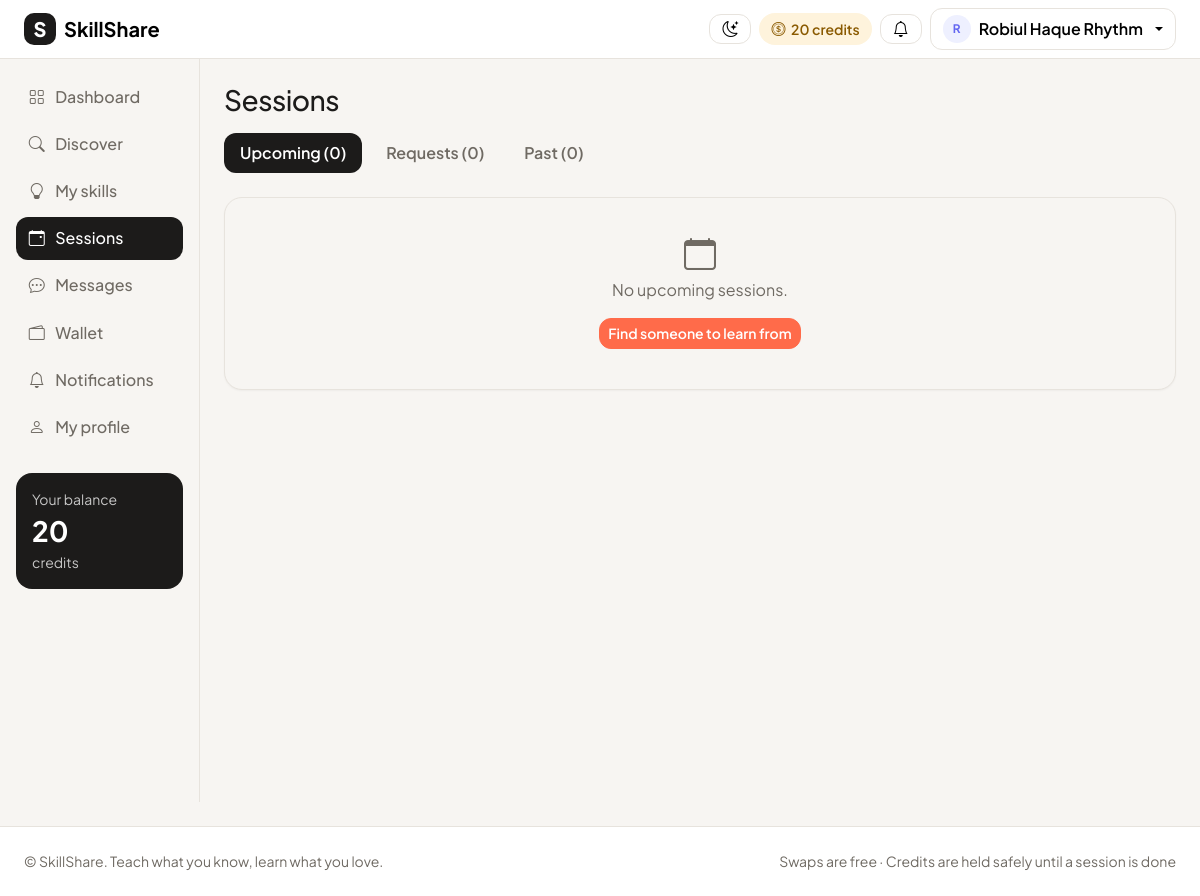
Page /sessions/ (signed in) on the committed database.
### accounts/models.py (models this page shows, shortened)
class User(AbstractUser):
    ROLE_CHOICES = [
        ("user", "User"),
        ("admin", "Admin"),
    ]
    role = models.CharField(max_length=10, choices=ROLE_CHOICES, default="user")
    bio = models.TextField(blank=True)
    location = models.CharField(max_length=100, blank=True)
    photo = models.ImageField(upload_to="photos/", blank=True, null=True)
    credits = models.IntegerField(default=20)  # every new user gets 20 credits
    def is_admin(self):
        return self.role == "admin"
    def display_name(self):
        return self.get_full_name() or self.username

### learning_sessions/views.py (the view)
# urls.py: path("sessions/", learning_sessions_views.sessions, name="sessions"),
@login_required
def sessions(request):
    me = request.user
    my_sessions = Session.objects.filter(Q(teacher=me) | Q(learner=me))
    context = {
        "requests": my_sessions.filter(status="requested").order_by("date", "time"),
        "upcoming": my_sessions.filter(status__in=["accepted", "disputed"]).order_by("date", "time"),
        "past": my_sessions.filter(status__in=["completed", "cancelled", "rejected", "no_show"]),
        "reviewed_ids": list(
            Review.objects.filter(reviewer=me).values_list("session_id", flat=True)
        ),
        "tab": request.GET.get("tab", "upcoming"),
    }
    return render(request, "learning_sessions/sessions.html", context)

### templates/learning_sessions/sessions.html (shortened to what this page needs)
{% extends "base.html" %}
{% block content %}
<h1 class="h3 mb-3">Sessions</h1>
<ul class="nav nav-pills gap-2 mb-4">
  <li class="nav-item"><a class="nav-link {% if tab == 'upcoming' %}active{% endif %}" href="?tab=upcoming">Upcoming ({{ upcoming.count }})</a></li>
  <li class="nav-item"><a class="nav-link {% if tab == 'requests' %}active{% endif %}" href="?tab=requests">Requests ({{ requests.count }})</a></li>
  <li class="nav-item"><a class="nav-link {% if tab == 'past' %}active{% endif %}" href="?tab=past">Past ({{ past.count }})</a></li>
</ul>
{% if tab == "requests" %}
  {% for s in requests %}
    {% include "learning_sessions/_session_card.html" with s=s %}
  {% empty %}
    <div class="card empty-state"><i class="bi bi-inbox"></i>No pending requests.</div>
  {% endfor %}
{% elif tab == "past" %}
  {% for s in past %}
    {% include "learning_sessions/_session_card.html" with s=s %}
  {% empty %}
    <div class="card empty-state"><i class="bi bi-clock-history"></i>No past sessions yet.</div>
  {% endfor %}
{% else %}
  {% for s in upcoming %}
    {% include "learning_sessions/_session_card.html" with s=s %}
  {% empty %}
    <div class="card empty-state">
      <i class="bi bi-calendar"></i>No upcoming sessions.
      <div class="mt-3"><a href="{% url 'discover' %}" class="btn btn-coral btn-sm">Find someone to learn from</a></div>
    </div>
  {% endfor %}
{% endif %}
{% endblock %}

### templates/base.html (shortened to what this page needs)
{% load static %}
<html lang="en">
<head>
  <link href="https://cdn.jsdelivr.net/npm/bootstrap@5.3.3/dist/css/bootstrap.min.css" rel="stylesheet">
  <link href="https://cdn.jsdelivr.net/npm/bootstrap-icons@1.11.3/font/bootstrap-icons.min.css" rel="stylesheet">
  <link href="{% static 'accounts/base.css' %}?v=4" rel="stylesheet">
</head>
<body>
  <nav class="navbar navbar-expand bg-body border-bottom sticky-top">
    <div class="container-fluid px-3 px-lg-4">
      <a class="navbar-brand d-flex align-items-center gap-2" href="{% url 'home' %}" title="SkillShare home">
        <span class="brand-mark">S</span>
        <span class="fw-bold">SkillShare</span>
      </a>
      <div class="ms-auto d-flex align-items-center gap-2">
        <button class="btn btn-light" type="button" id="theme-toggle" title="Switch theme" aria-label="Switch between light and dark theme">
          <i class="bi bi-moon-stars" id="theme-icon"></i>
        </button>
        {% if user.is_authenticated %}
          {% if not user.is_admin %}
            <span class="credit-pill d-none d-sm-inline-flex">
              <i class="bi bi-coin"></i> {{ user.credits }} credits
            </span>
          {% endif %}
          <a href="{% url 'notifications' %}" class="btn btn-light position-relative" title="Notifications">
            <i class="bi bi-bell"></i>
          </a>
          <div class="dropdown">
            <button class="btn btn-light dropdown-toggle d-flex align-items-center gap-2" data-bs-toggle="dropdown">
              {% include "shared/_avatar.html" with person=user size=28 %}
              <span class="d-none d-md-inline">{{ user.display_name }}</span>
            </button>
          </div>
        {% else %}
          <a href="{% url 'login' %}" class="btn btn-light">Log in</a>
          <a href="{% url 'register' %}" class="btn btn-coral">Join free</a>
        {% endif %}
      </div>
    </div>
  </nav>
  <div class="container-fluid">
    <div class="row">
        {% if user.is_authenticated or request.resolver_match.url_name != 'home' %}
      <aside class="col-lg-2 p-0">
        <div class="offcanvas-lg offcanvas-start sidebar" tabindex="-1" id="sidebar">
          <div class="offcanvas-body d-block p-3">
            {% with name=request.resolver_match.url_name %}
            <nav class="nav flex-column gap-1">
              {% if not user.is_authenticated %}
                <a class="nav-link {% if name == 'home' %}active{% endif %}" href="{% url 'home' %}"><i class="bi bi-house"></i> Home</a>
                <a class="nav-link {% if name == 'login' %}active{% endif %}" href="{% url 'login' %}"><i class="bi bi-box-arrow-in-right"></i> Log in</a>
                <a class="nav-link {% if name == 'register' %}active{% endif %}" href="{% url 'register' %}"><i class="bi bi-person-plus"></i> Create account</a>
              {% else %}
                <a class="nav-link {% if name == 'dashboard' %}active{% endif %}" href="{% url 'dashboard' %}"><i class="bi bi-grid"></i> Dashboard</a>
                <a class="nav-link {% if name == 'discover' or name == 'user_profile' %}active{% endif %}" href="{% url 'discover' %}"><i class="bi bi-search"></i> Discover</a>
                <a class="nav-link {% if name == 'skills' %}active{% endif %}" href="{% url 'skills' %}"><i class="bi bi-lightbulb"></i> My skills</a>
                <a class="nav-link {% if name == 'sessions' %}active{% endif %}" href="{% url 'sessions' %}">
                  <i class="bi bi-calendar-event"></i> Sessions
                </a>
                <a class="nav-link {% if name == 'inbox' or name == 'conversation' %}active{% endif %}" href="{% url 'inbox' %}">
                  <i class="bi bi-chat-dots"></i> Messages
                </a>
                <a class="nav-link {% if name == 'wallet' %}active{% endif %}" href="{% url 'wallet' %}"><i class="bi bi-wallet2"></i> Wallet</a>
                <a class="nav-link {% if name == 'notifications' %}active{% endif %}" href="{% url 'notifications' %}"><i class="bi bi-bell"></i> Notifications</a>
                <a class="nav-link {% if name == 'my_profile' %}active{% endif %}" href="{% url 'my_profile' %}"><i class="bi bi-person"></i> My profile</a>
              {% endif %}
            </nav>
            {% endwith %}
            {% if user.is_authenticated and not user.is_admin %}
              <div class="sidebar-wallet mt-4">
                <div class="small opacity-75">Your balance</div>
                <div class="fs-3 fw-bold">{{ user.credits }}</div>
                <div class="small opacity-75">credits</div>
              </div>
            {% endif %}
          </div>
        </div>
      </aside>
      {% endif %}
      <main class="{% if user.is_authenticated or request.resolver_match.url_name != 'home' %}col-lg-10{% else %}col-12{% endif %} py-4 px-3 px-lg-4">
        {% block content %}{% endblock %}
      </main>
    </div>
  </div>
  <footer class="border-top bg-body py-4 mt-4">
    <div class="container-fluid px-4 d-flex flex-column flex-md-row justify-content-between gap-2 small text-secondary">
      <span>&copy; SkillShare. Teach what you know, learn what you love.</span>
      <span>Swaps are free · Credits are held safely until a session is done</span>
    </div>
  </footer>
</body>
</html>

### templates/shared/_avatar.html (shortened to what this page needs)
{% if person.photo %}
  <img src="{{ person.photo.url }}" alt="{{ person }}" class="avatar" style="width: {{ size|default:40 }}px; height: {{ size|default:40 }}px;">
{% else %}
  <span class="avatar avatar-letter" style="width: {{ size|default:40 }}px; height: {{ size|default:40 }}px; font-size: calc({{ size|default:40 }}px * 0.42);">{{ person.display_name|first|upper }}</span>
{% endif %}

### static/accounts/base.css (style rules this page uses)
:root { --charcoal: #1C1B1A; --coral: #FF6B4A; --coral-dark: #E8573A; --indigo: #6366F1; --amber: #F5A524; --green: #16A34A; }
:root:not([data-bs-theme="dark"]) { --canvas: #F7F5F2; --border: #E7E3DD; --muted: #6F6A63; --bs-body-font-family: "Plus Jakarta Sans", system-ui, sans-serif; --bs-body-color: var(--charcoal); --bs-body-bg: var(--canvas); --bs-border-color: var(--border); --bs-secondary-color: var(--muted); --bs-link-color-rgb: 99, 102, 241; color-scheme: light; }
body { min-height: 100vh; display: flex; flex-direction: column; }
body > .container-fluid { flex: 1; }
h1, h2, h3, h4, h5 { font-weight: 700; letter-spacing: -0.02em; }
.text-secondary { color: var(--muted) !important; }
.card { border: 1px solid var(--border); border-radius: 18px; box-shadow: 0 1px 2px rgba(28, 27, 26, 0.04); }
.btn { border-radius: 12px; font-weight: 600; }
.btn-coral { background: var(--coral); border-color: var(--coral); color: #fff; }
.btn-light { background: #fff; border-color: var(--border); }
.brand-mark { width: 32px; height: 32px; border-radius: 10px; background: var(--charcoal); color: #fff; display: inline-flex; align-items: center; justify-content: center; font-weight: 800; }
.credit-pill { align-items: center; gap: .35rem; background: #FEF3DC; color: #8A5A00; padding: .35rem .75rem; border-radius: 999px; font-weight: 600; font-size: .875rem; }
@media (min-width: 992px) { .sidebar { position: sticky; top: 57px; height: calc(100vh - 57px); border-right: 1px solid var(--border); background: #fff; } }
.sidebar .nav-link { display: flex; align-items: center; gap: .65rem; color: var(--muted); border-radius: 12px; padding: .6rem .8rem; font-weight: 500; }
.sidebar .nav-link.active { background: var(--charcoal); color: #fff; }
.sidebar-wallet { background: var(--charcoal); color: #fff; border-radius: 16px; padding: 1rem; }
.avatar { border-radius: 50%; object-fit: cover; flex-shrink: 0; }
.avatar-letter { display: inline-flex; align-items: center; justify-content: center; background: #EEF0FF; color: var(--indigo); font-weight: 700; }
.nav-pills .nav-link { border-radius: 12px; color: var(--muted); font-weight: 600; }
.nav-pills .nav-link.active { background: var(--charcoal); color: #fff; }
.empty-state { text-align: center; padding: 2.5rem 1rem; color: var(--muted); }
.empty-state i { font-size: 2rem; display: block; margin-bottom: .5rem; }

### rows in the picture
User: credits "20", display_name|first "R", display_name "Robiul Haque Rhythm"

### other values in the picture
{{ upcoming.count }} "0"
{{ requests.count }} "0"
{{ past.count }} "0"
